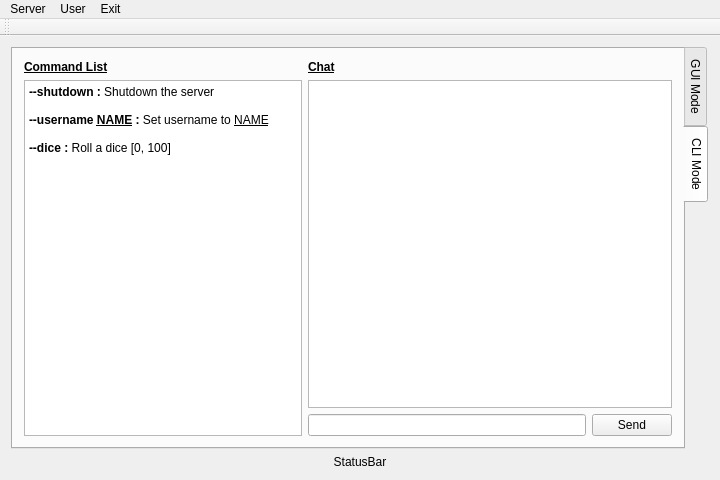
<?xml version="1.0" encoding="UTF-8"?>
<ui version="4.0">
 <class>ProgramClientClass</class>
 <widget class="QMainWindow" name="ProgramClientClass">
  <property name="geometry">
   <rect>
    <x>0</x>
    <y>0</y>
    <width>720</width>
    <height>480</height>
   </rect>
  </property>
  <property name="windowTitle">
   <string>ProgramClient</string>
  </property>
  <widget class="QWidget" name="centralWidget">
   <layout class="QGridLayout" name="gridLayout">
    <item row="0" column="0">
     <widget class="QTabWidget" name="tabWidget">
      <property name="tabPosition">
       <enum>QTabWidget::East</enum>
      </property>
      <property name="currentIndex">
       <number>1</number>
      </property>
      <widget class="QWidget" name="tab">
       <attribute name="title">
        <string>GUI Mode</string>
       </attribute>
      </widget>
      <widget class="QWidget" name="tab_2">
       <attribute name="title">
        <string>CLI Mode</string>
       </attribute>
       <layout class="QGridLayout" name="gridLayout_2">
        <item row="2" column="2">
         <widget class="QPushButton" name="pushButtonSend">
          <property name="text">
           <string>Send</string>
          </property>
         </widget>
        </item>
        <item row="1" column="0" rowspan="2">
         <widget class="QTextEdit" name="textEdit">
          <property name="readOnly">
           <bool>true</bool>
          </property>
          <property name="html">
           <string>&lt;!DOCTYPE HTML PUBLIC &quot;-//W3C//DTD HTML 4.0//EN&quot; &quot;http://www.w3.org/TR/REC-html40/strict.dtd&quot;&gt;
&lt;html&gt;&lt;head&gt;&lt;meta name=&quot;qrichtext&quot; content=&quot;1&quot; /&gt;&lt;meta charset=&quot;utf-8&quot; /&gt;&lt;style type=&quot;text/css&quot;&gt;
p, li { white-space: pre-wrap; }
&lt;/style&gt;&lt;/head&gt;&lt;body style=&quot; font-family:'맑은 고딕'; font-size:9pt; font-weight:400; font-style:normal;&quot;&gt;
&lt;p style=&quot; margin-top:0px; margin-bottom:0px; margin-left:0px; margin-right:0px; -qt-block-indent:0; text-indent:0px;&quot;&gt;&lt;span style=&quot; font-weight:700;&quot;&gt;--shutdown : &lt;/span&gt;Shutdown the server&lt;/p&gt;
&lt;p style=&quot;-qt-paragraph-type:empty; margin-top:0px; margin-bottom:0px; margin-left:0px; margin-right:0px; -qt-block-indent:0; text-indent:0px;&quot;&gt;&lt;br /&gt;&lt;/p&gt;
&lt;p style=&quot; margin-top:0px; margin-bottom:0px; margin-left:0px; margin-right:0px; -qt-block-indent:0; text-indent:0px;&quot;&gt;&lt;span style=&quot; font-weight:700;&quot;&gt;--username &lt;/span&gt;&lt;span style=&quot; font-weight:700; text-decoration: underline;&quot;&gt;NAME&lt;/span&gt;&lt;span style=&quot; font-weight:700;&quot;&gt; : &lt;/span&gt;Set username to &lt;span style=&quot; text-decoration: underline;&quot;&gt;NAME&lt;/span&gt;&lt;/p&gt;
&lt;p style=&quot;-qt-paragraph-type:empty; margin-top:0px; margin-bottom:0px; margin-left:0px; margin-right:0px; -qt-block-indent:0; text-indent:0px; text-decoration: underline;&quot;&gt;&lt;br /&gt;&lt;/p&gt;
&lt;p style=&quot; margin-top:0px; margin-bottom:0px; margin-left:0px; margin-right:0px; -qt-block-indent:0; text-indent:0px;&quot;&gt;&lt;span style=&quot; font-weight:700;&quot;&gt;--dice : &lt;/span&gt;Roll a dice [0, 100]&lt;/p&gt;&lt;/body&gt;&lt;/html&gt;</string>
          </property>
         </widget>
        </item>
        <item row="1" column="1" colspan="2">
         <widget class="QTextEdit" name="textEditChat">
          <property name="readOnly">
           <bool>true</bool>
          </property>
         </widget>
        </item>
        <item row="0" column="0">
         <widget class="QLabel" name="label">
          <property name="sizePolicy">
           <sizepolicy hsizetype="Preferred" vsizetype="Fixed">
            <horstretch>0</horstretch>
            <verstretch>0</verstretch>
           </sizepolicy>
          </property>
          <property name="font">
           <font>
            <bold>true</bold>
            <underline>true</underline>
           </font>
          </property>
          <property name="text">
           <string>Command List</string>
          </property>
         </widget>
        </item>
        <item row="0" column="1">
         <widget class="QLabel" name="labelPageNorth">
          <property name="sizePolicy">
           <sizepolicy hsizetype="Preferred" vsizetype="Fixed">
            <horstretch>0</horstretch>
            <verstretch>0</verstretch>
           </sizepolicy>
          </property>
          <property name="font">
           <font>
            <bold>true</bold>
            <underline>true</underline>
           </font>
          </property>
          <property name="text">
           <string>Chat</string>
          </property>
         </widget>
        </item>
        <item row="2" column="1">
         <widget class="QLineEdit" name="lineEditMessage"/>
        </item>
       </layout>
      </widget>
     </widget>
    </item>
    <item row="1" column="0">
     <widget class="QLabel" name="statusBar">
      <property name="text">
       <string>StatusBar</string>
      </property>
      <property name="alignment">
       <set>Qt::AlignCenter</set>
      </property>
     </widget>
    </item>
   </layout>
  </widget>
  <widget class="QMenuBar" name="menuBar">
   <property name="geometry">
    <rect>
     <x>0</x>
     <y>0</y>
     <width>720</width>
     <height>22</height>
    </rect>
   </property>
   <widget class="QMenu" name="menuConnect">
    <property name="title">
     <string>Exit</string>
    </property>
   </widget>
   <widget class="QMenu" name="menuConnection">
    <property name="title">
     <string>User</string>
    </property>
    <addaction name="action_Edit_UserName"/>
   </widget>
   <widget class="QMenu" name="menuServer">
    <property name="title">
     <string>Server</string>
    </property>
    <addaction name="actionSet_Server_Hint"/>
   </widget>
   <addaction name="menuServer"/>
   <addaction name="menuConnection"/>
   <addaction name="menuConnect"/>
  </widget>
  <widget class="QToolBar" name="mainToolBar">
   <attribute name="toolBarArea">
    <enum>TopToolBarArea</enum>
   </attribute>
   <attribute name="toolBarBreak">
    <bool>false</bool>
   </attribute>
  </widget>
  <action name="action_Edit_UserName">
   <property name="text">
    <string>Set &amp;UserName</string>
   </property>
  </action>
  <action name="actionSet_Server_Hint">
   <property name="text">
    <string>Set Server</string>
   </property>
  </action>
 </widget>
 <layoutdefault spacing="6" margin="11"/>
 <resources>
  <include location="ProgramClient.qrc"/>
 </resources>
 <connections/>
</ui>
